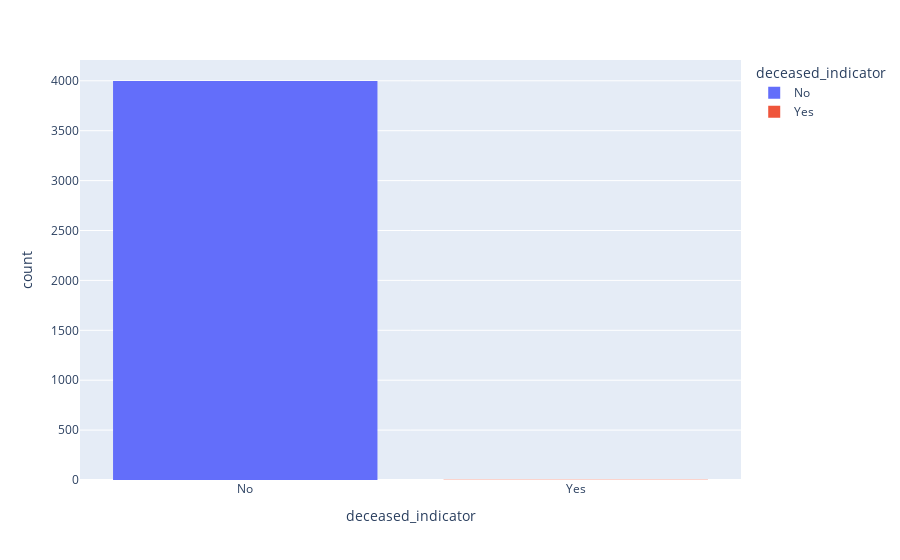

Notebook code cell kept with this figure:
### Code cell
px.histogram(data_frame=df,x='deceased_indicator',color='deceased_indicator')

### Figure 1 — Plotly figure (JSON) as saved in the notebook; plotly's stock layout.template omitted (floating-point values rounded to 4 significant figures; data arrays with more than 128 entries replaced by an {"elided": "..."} marker saying what was removed)
{"data": [{"alignmentgroup": "True", "bingroup": "x", "hovertemplate": "deceased_indicator=%{x}<br>count=%{y}<extra></extra>", "legendgroup": "No", "marker": {"color": "#636efa", "pattern": {"shape": ""}}, "name": "No", "offsetgroup": "No", "orientation": "v", "showlegend": true, "type": "histogram", "x": {"elided": "3998 str values"}, "xaxis": "x", "yaxis": "y"}, {"alignmentgroup": "True", "bingroup": "x", "hovertemplate": "deceased_indicator=%{x}<br>count=%{y}<extra></extra>", "legendgroup": "Yes", "marker": {"color": "#EF553B", "pattern": {"shape": ""}}, "name": "Yes", "offsetgroup": "Yes", "orientation": "v", "showlegend": true, "type": "histogram", "x": ["Yes", "Yes"], "xaxis": "x", "yaxis": "y"}], "layout": {"autosize": true, "barmode": "relative", "legend": {"title": {"text": "deceased_indicator"}, "tracegroupgap": 0}, "margin": {"t": 60}, "xaxis": {"anchor": "y", "autorange": true, "categoryarray": ["No", "Yes"], "categoryorder": "array", "domain": [0, 1], "range": [-0.5, 1.5], "title": {"text": "deceased_indicator"}, "type": "category"}, "yaxis": {"anchor": "x", "autorange": true, "domain": [0, 1], "range": [0, 4208.0], "title": {"text": "count"}}}}
